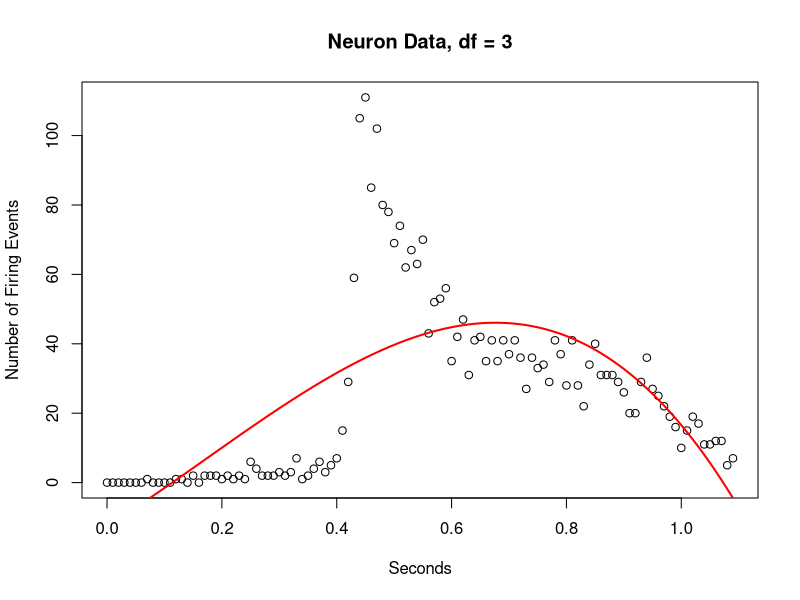
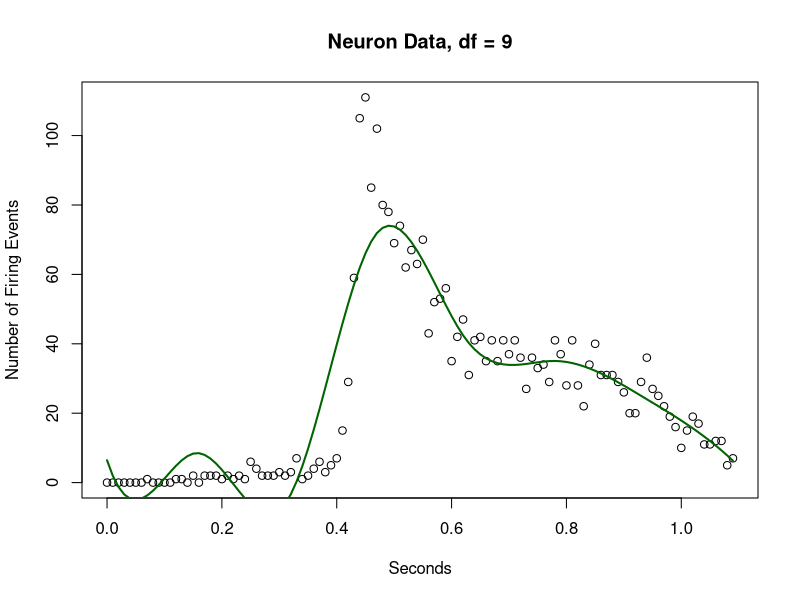
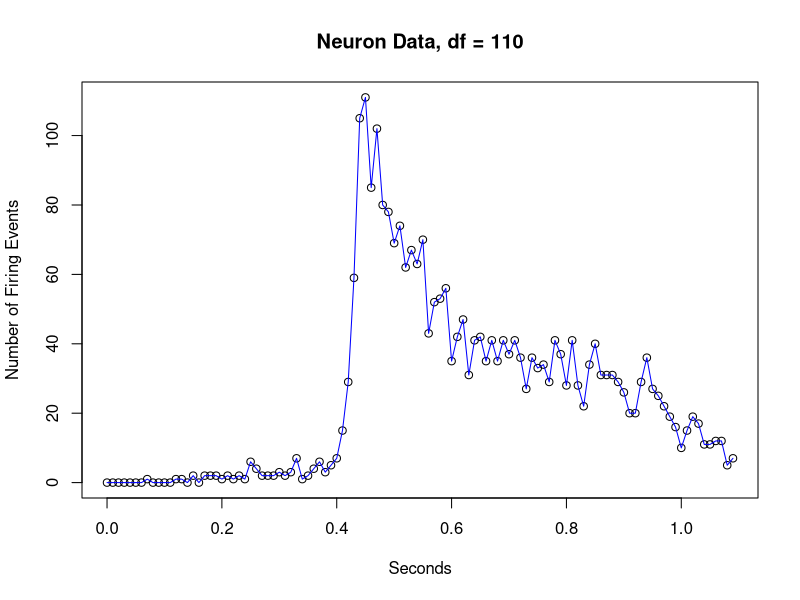
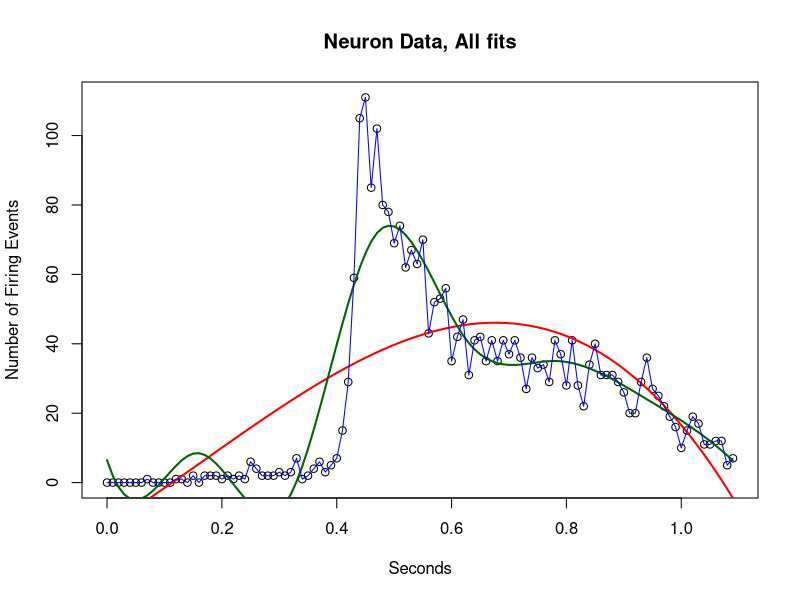
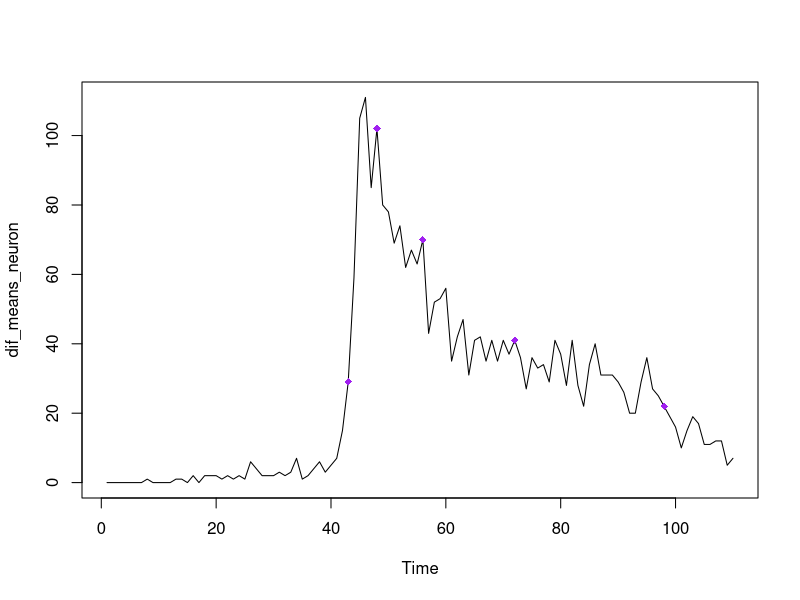

The R script that drew these images, in order:
#example of bad splines 
neuron = read.table("exampledata.txt")

library(splines)
?splines
 
mod3 = lm(neuron[,2] ~ bs(neuron[,1], df=3))
mod5 = lm(neuron[,2] ~ bs(neuron[,1], df=5))
mod9 = lm(neuron[,2] ~ bs(neuron[,1], df=9))
mod20 = lm(neuron[,2] ~ bs(neuron[,1], df=20))
mod110 = lm(neuron[,2] ~ bs(neuron[,1], df=110))


plot(neuron, xlab="Seconds", ylab="Number of Firing Events", main="Neuron Data, df = 3")
lines(neuron[,1], mod3$fitted.values, col="red", lwd=2)
plot(neuron, xlab="Seconds", ylab="Number of Firing Events", main="Neuron Data, df = 9")
lines(neuron[,1], mod9$fitted.values, col="darkgreen", lwd=2)
plot(neuron, xlab="Seconds", ylab="Number of Firing Events", main="Neuron Data, df = 110")
lines(neuron[,1], mod110$fitted.values, col="blue")


plot(neuron, xlab="Seconds", ylab="Number of Firing Events", main="Neuron Data, All fits")
lines(neuron[,1], mod3$fitted.values, col="red", lwd=2)
lines(neuron[,1], mod9$fitted.values, col="darkgreen", lwd=2)
lines(neuron[,1], mod110$fitted.values, col="blue", lwd=1)

library("strucchange")
?breakpoints

#Bai-Perron Method
dif_means_neuron<-ts(neuron[,2], start=1, end=110) #create time series data on only the first data 
breakpoints(dif_means_neuron ~ 1, breaks = 5, h=.05) #no break points 
plot(dif_means_neuron)
points(43,neuron[43,2], col="purple", pch= 18)
points(48,neuron[48,2], col="purple", pch= 18)
points(56,neuron[56,2], col="purple", pch= 18)
points(72,neuron[72,2], col="purple", pch= 18)
points(98,neuron[98,2], col="purple", pch= 18)
